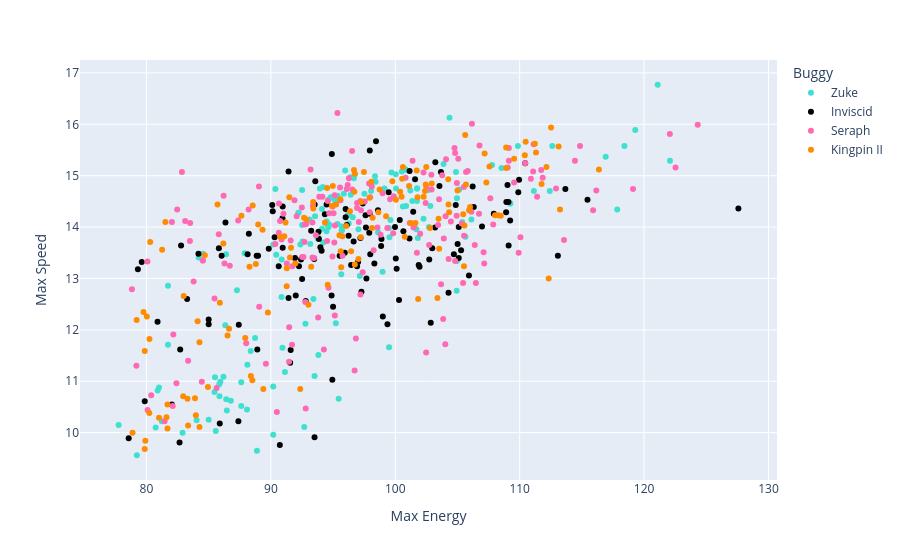

Notebook code for this chart:
### Code cell
px.scatter(freerolls, x='Max Energy', y='Max Speed', color='Buggy', hover_data=['Driver', 'Buggy', 'Date', 'Roll Number', 'Roll Start Time'], color_discrete_map=cmap)

### Figure 1 — Plotly figure (JSON) as saved in the notebook; plotly's stock layout.template omitted (floating-point values rounded to 4 significant figures; data arrays with more than 128 entries replaced by an {"elided": "..."} marker saying what was removed)
{"data": [{"customdata": {"elided": "151x5 mixed values"}, "hovertemplate": "Buggy=%{customdata[1]}<br>Max Energy=%{x}<br>Max Speed=%{y}<br>Driver=%{customdata[0]}<br>Date=%{customdata[2]}<br>Roll Number=%{customdata[3]}<br>Roll Start Time=%{customdata[4]}<extra></extra>", "legendgroup": "Zuke", "marker": {"color": "turquoise", "symbol": "circle"}, "mode": "markers", "name": "Zuke", "orientation": "v", "showlegend": true, "type": "scatter", "x": {"elided": "151 float values"}, "xaxis": "x", "y": {"elided": "151 float values"}, "yaxis": "y"}, {"customdata": {"elided": "130x5 mixed values"}, "hovertemplate": "Buggy=%{customdata[1]}<br>Max Energy=%{x}<br>Max Speed=%{y}<br>Driver=%{customdata[0]}<br>Date=%{customdata[2]}<br>Roll Number=%{customdata[3]}<br>Roll Start Time=%{customdata[4]}<extra></extra>", "legendgroup": "Inviscid", "marker": {"color": "black", "symbol": "circle"}, "mode": "markers", "name": "Inviscid", "orientation": "v", "showlegend": true, "type": "scatter", "x": {"elided": "130 float values"}, "xaxis": "x", "y": {"elided": "130 float values"}, "yaxis": "y"}, {"customdata": {"elided": "177x5 mixed values"}, "hovertemplate": "Buggy=%{customdata[1]}<br>Max Energy=%{x}<br>Max Speed=%{y}<br>Driver=%{customdata[0]}<br>Date=%{customdata[2]}<br>Roll Number=%{customdata[3]}<br>Roll Start Time=%{customdata[4]}<extra></extra>", "legendgroup": "Seraph", "marker": {"color": "hotpink", "symbol": "circle"}, "mode": "markers", "name": "Seraph", "orientation": "v", "showlegend": true, "type": "scatter", "x": {"elided": "177 float values"}, "xaxis": "x", "y": {"elided": "177 float values"}, "yaxis": "y"}, {"customdata": {"elided": "141x5 mixed values"}, "hovertemplate": "Buggy=%{customdata[1]}<br>Max Energy=%{x}<br>Max Speed=%{y}<br>Driver=%{customdata[0]}<br>Date=%{customdata[2]}<br>Roll Number=%{customdata[3]}<br>Roll Start Time=%{customdata[4]}<extra></extra>", "legendgroup": "Kingpin II", "marker": {"color": "darkorange", "symbol": "circle"}, "mode": "markers", "name": "Kingpin II", "orientation": "v", "showlegend": true, "type": "scatter", "x": {"elided": "141 float values"}, "xaxis": "x", "y": {"elided": "141 float values"}, "yaxis": "y"}], "layout": {"legend": {"title": {"text": "Buggy"}, "tracegroupgap": 0}, "margin": {"t": 60}, "xaxis": {"anchor": "y", "domain": [0, 1], "title": {"text": "Max Energy"}}, "yaxis": {"anchor": "x", "domain": [0, 1], "title": {"text": "Max Speed"}}}}
